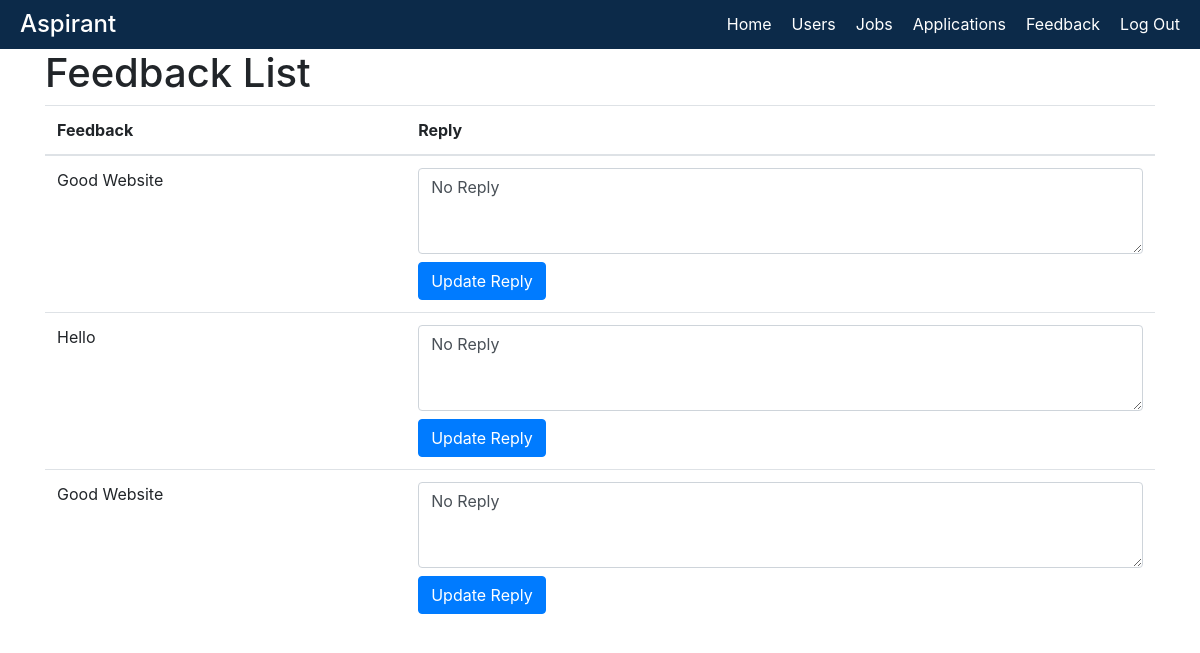
The app's page /feedback_list/ (signed in), older data.
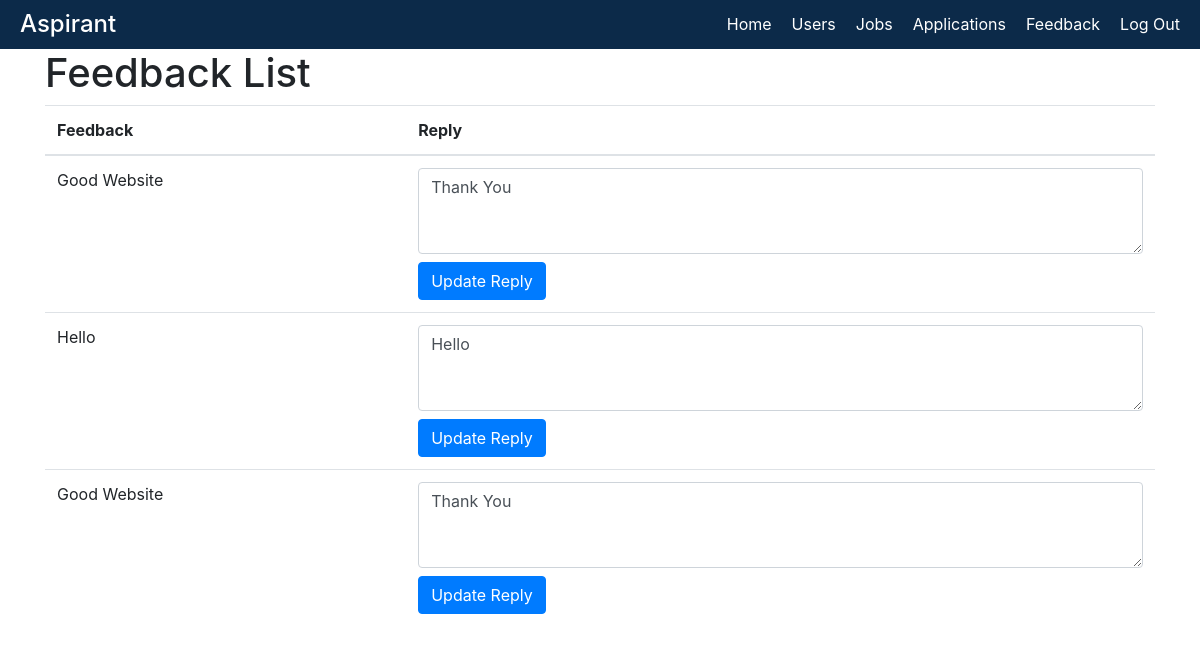
The same page, newer data.
### job/models.py (models this page shows, shortened)
class Feedback(models.Model):
    user = models.ForeignKey(CustomUser, on_delete=models.CASCADE)
    feedback = models.TextField()
    reply = models.TextField(default="No Reply")

### job/views.py (the view)
# urls.py: path('feedback_list/', feedback_list, name='admin_feedback'),
@login_required
def feedback_list(request):
    feedbacks = Feedback.objects.all()  # Fetch feedbacks in descending order of creation
    context = {
        'feedbacks': feedbacks
    }
    return render(request, 'feedback_list.html', context)

### templates/feedback_list.html (shortened to what this page needs)
<!DOCTYPE html>
<html lang="en">
<head>
    <link href="https://stackpath.bootstrapcdn.com/bootstrap/4.5.2/css/bootstrap.min.css" rel="stylesheet">
</head>
<body>
    <div class="header">
        <h1>Aspirant</h1>
        <ul>
            <li><a href="{% url 'admin_dashboard' %}">Home</a></li>
            <li><a href="{% url 'user_list' %}">Users</a></li>
            <li><a href="{% url 'admin_job_list' %}">Jobs</a></li>
            <li><a href="{% url 'admin_application_list' %}">Applications</a></li>
            <li><a href="{% url 'admin_feedback' %}">Feedback</a></li>
            <li><a href="{% url 'logout' %}">Log Out</a></li>
        </ul>
    </div>
    <div class="container">
        <h1>Feedback List</h1>
        <table class="table">
            <thead>
                <tr>
                    <th>Feedback</th>
                    <th>Reply</th>
                </tr>
            </thead>
            <tbody>
                {% for feedback in feedbacks %}
                <tr>
                    <td>{{ feedback.feedback }}</td>
                    <td>
                        <form action="{% url 'update_reply' feedback.id %}" method="post">
                            <textarea name="reply" class="form-control" rows="3">{{ feedback.reply }}</textarea>
                            <button type="submit" class="btn btn-primary mt-2">Update Reply</button>
                        </form>
                    </td>
                </tr>
                {% endfor %}
            </tbody>
        </table>
    </div>
</body>
</html>

Row changes from the older to the newer data that the page shows:
changed Feedback (number 1 of 3 on the later page): reply "No Reply" → "Thank You"
changed Feedback "Hello": reply "No Reply" → "Hello"
changed Feedback (number 3 of 3 on the later page): reply "No Reply" → "Thank You"
